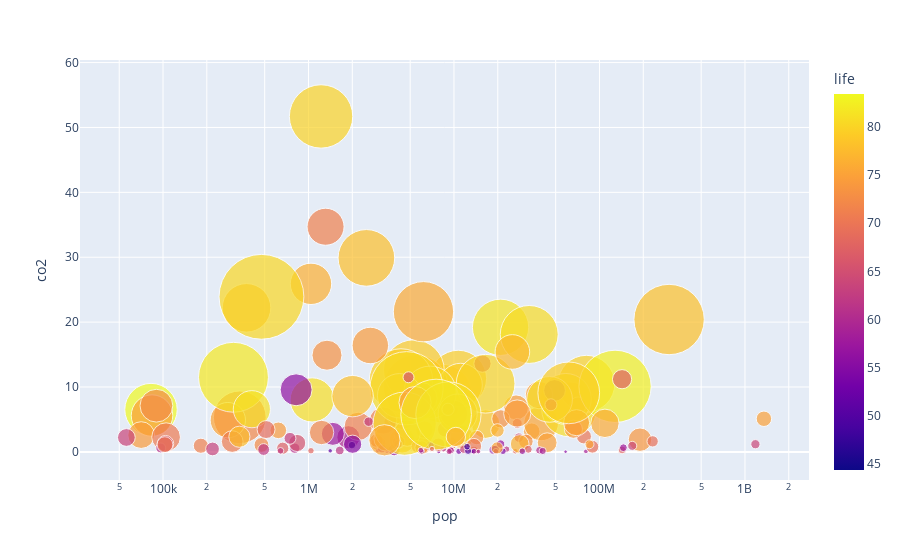

The notebook cell saved with this chart:
### Code cell
fig = px.scatter(combined.query("year=='2007'").dropna(), x="pop", y="co2",
                size="gdp", 
                color="life",
                hover_name="country", log_x=True, size_max=60)
fig.show()

### Figure 1 — Plotly figure (JSON) as saved in the notebook; plotly's stock layout.template omitted (floating-point values rounded to 4 significant figures; data arrays with more than 128 entries replaced by an {"elided": "..."} marker saying what was removed)
{"data": [{"hovertemplate": "<b>%{hovertext}</b><br><br>pop=%{x}<br>co2=%{y}<br>gdp=%{marker.size}<br>life=%{marker.color}<extra></extra>", "hovertext": {"elided": "168 str values"}, "legendgroup": "", "marker": {"color": {"elided": "168 float values"}, "coloraxis": "coloraxis", "size": {"elided": "168 float values"}, "sizemode": "area", "sizeref": 15.63, "symbol": "circle"}, "mode": "markers", "name": "", "orientation": "v", "showlegend": false, "type": "scatter", "x": {"elided": "168 int values"}, "xaxis": "x", "y": {"elided": "168 float values"}, "yaxis": "y"}], "layout": {"coloraxis": {"colorbar": {"title": {"text": "life"}}, "colorscale": [[0, "#0d0887"], [0.1111, "#46039f"], [0.2222, "#7201a8"], [0.3333, "#9c179e"], [0.4444, "#bd3786"], [0.5556, "#d8576b"], [0.6667, "#ed7953"], [0.7778, "#fb9f3a"], [0.8889, "#fdca26"], [1, "#f0f921"]]}, "legend": {"itemsizing": "constant", "tracegroupgap": 0}, "margin": {"t": 60}, "xaxis": {"anchor": "y", "domain": [0, 1], "title": {"text": "pop"}, "type": "log"}, "yaxis": {"anchor": "x", "domain": [0, 1], "title": {"text": "co2"}}}}
